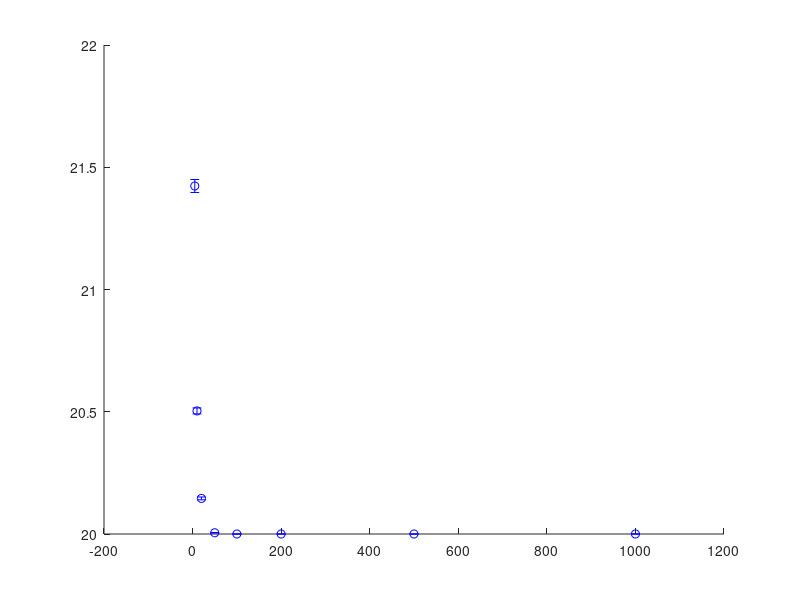

Write the MATLAB code that produced this figure. (Note: this script raises an error after producing the figure.)
% =========================================================================
% Plot Mean Extreme First-Passage Time vs Ensemble Size (N)
% Comparison of Simulation vs. Theoretical Formula (Eq 6)
% =========================================================================

clear; clc; close all;

%% 1. SYSTEM CONFIGURATION
% -------------------------------------------------------------------------
% Using the 'Leaky Loop' model with deterministic tail (mu=1)
% to ensure finite means for all N.
d = 20;          % Minimum path length (Hard Edge)
s = 0.9;         % Probability to stay in trap 

% Derived Shortest Path Probability
p_d = 1 - s;     % Probability of immediate exit

% Range of Ensemble Sizes (N) to simulate
N_list = [5, 10, 20, 50, 100, 200, 500, 1000];
num_trials = 5000; % Monte Carlo iterations per N point

%% 2. THEORETICAL CALCULATION
% -------------------------------------------------------------------------

N_smooth = logspace(log10(min(N_list)), log10(max(N_list)), 100);
theo_mean = zeros(size(N_smooth));

% Summation cutoff 
k_max = 200; 

for i = 1:length(N_smooth)
    N_curr = N_smooth(i);
    sum_term = 0;
    
    for k = 0:k_max
        % F(k) for Leaky Loop
        F_k = (1 - s^(k+1)) / (1 - s);
        
        % The exponential approximation
        term = exp(-N_curr * p_d * F_k);
        sum_term = sum_term + term;
    end
    
    theo_mean(i) = d + sum_term;
end

%% 3. MONTE CARLO SIMULATION
% -------------------------------------------------------------------------
sim_mean = zeros(size(N_list));
sim_std  = zeros(size(N_list)); % For error bars

fprintf('Running Simulations...\n');
for i = 1:length(N_list)
    N = N_list(i);
    
    % Store minimum times for this N
    min_times = zeros(num_trials, 1);
    
    for t = 1:num_trials
        % 1. Simulate Delays (Geometric Dist)
        % Number of failures before first success
        delays = geornd(1-s, N, 1);
        
        % 2. Extreme Value
        T_N = d + min(delays);
        min_times(t) = T_N;
    end
    
    sim_mean(i) = mean(min_times);
    sim_std(i)  = std(min_times) / sqrt(num_trials); % Standard Error
    
    fprintf('N = %4d | <T_N> Sim: %.4f | Theory: %.4f\n', ...
            N, sim_mean(i), interp1(N_smooth, theo_mean, N));
end

%% 4. PLOTTING
% -------------------------------------------------------------------------
figure('Color','w', 'Position', [100 100 700 500]);

% 1. Plot Simulation Dots with Error Bars
errorbar(N_list, sim_mean, sim_std, 'bo', ...
    'MarkerSize', 8, 'LineWidth', 1.5, 'MarkerFaceColor', 'w');
hold on;

% 2. Plot Theoretical Curve
plot(N_smooth, theo_mean, 'r-', 'LineWidth', 2);

% 3. Plot the Hard Edge (d)
yline(d, 'k--', 'Hard Edge (d)', 'LabelHorizontalAlignment', 'left');

% Formatting
set(gca, 'XScale', 'log'); % Log scale for N is usually cleaner
xlabel('Ensemble Size (N)', 'FontSize', 12);
ylabel('Mean Extreme First Passage Time \langle T_N \rangle', 'FontSize', 12);
title(['Verification of \langle T_N \rangle scaling (d=' num2str(d) ', s=' num2str(s) ')']);
legend({'Simulation (Monte Carlo)', 'Theorem 1 Prediction (Eq 6)'}, 'FontSize', 11);
grid on;
